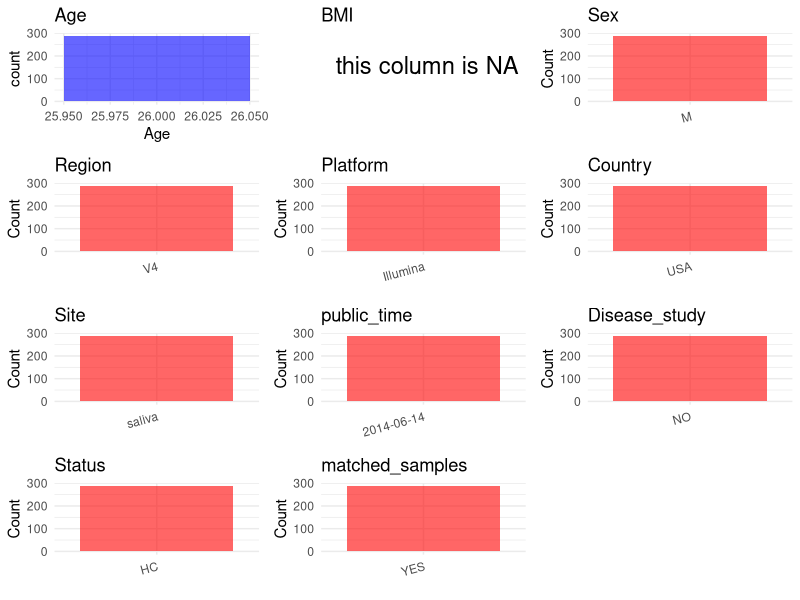

Reproduce this figure in R. (Note: this script raises an error after producing the figure.)
## ---- chunk 1
# Load necessary libraries
library(dplyr)
library(ggplot2)
library(cowplot)

# Set working directory (update this path to your local directory)
setwd("D:/oral_project/PRJEB6518")

# Read the initial metadata files
initial_meta<-read.csv("SraRunTable.csv",header = T)

# Combine the two metadata files
#meta <- rbind(initial_meta, initial_meta1)

#Remove entries non-oral samples
#initial_meta <- subset(initial_meta,isolate %in% c("saliva","tongue coat"))
initial_meta <- initial_meta[initial_meta$Organism != "human gut metagenome", ]
# Check the number of samples containing "HT" in Sample.Name (e.g., healthy controls)
#nrow(subset(meta, grepl("HT", Sample.Name)))

# Display the first few rows of the metadata
head(initial_meta)
## ---- chunk 2
# Create a uniform metadata dataframe
metadata <- data.frame(
  BioProject = initial_meta$BioProject,
  Run = initial_meta$Run,
  sample_name = initial_meta$host_subject_id,
  Age = initial_meta$AGE,
  BMI = NA,
  Sex=initial_meta$sex,
  Region = initial_meta$target_subfragment..exp.,
  Platform = initial_meta$platform..exp.,
  Country = initial_meta$geo_loc_name_country,
  Site = "saliva",
  public_time = "2014-06-14",
  PCR_primers = initial_meta$pcr_primers..exp.,
  stringsAsFactors = FALSE
)
## ---- chunk 3
metadata <- metadata %>%
  mutate(Sex = recode(Sex, "48" = "F", "47" = "M"))
## ---- chunk 4
# Add information obtained from the publication
metadata$title <- "Host lifestyle affects human microbiota on daily timescales"
metadata$Disease_study <- "NO"
# Assign disease status based on sample_name patterns
metadata$Status <- "HC"

#extract subject id by remove prefix of sample_name
metadata$sample_name <- gsub("Saliva", "", metadata$sample_name)

# Check initial data distribution
cat("Initial sample distribution:\n")
table(metadata$sample_name)
table(metadata$Site)

# Calculate sampling frequency per subject
sample_counts <- table(metadata$sample_name)
cat("\nNumber of samples per subject:\n")
print(sample_counts)

# Create matched_samples column
metadata$matched_samples <- ifelse(metadata$sample_name %in% names(sample_counts[sample_counts >= 2]), "YES", "NO")

cat("\nMatched samples distribution:\n")
table(metadata$matched_samples)

# Identify samples for removal: single samples excluding saliva and tongue coat
single_samples <- names(sample_counts[sample_counts == 1])
samples_to_remove <- metadata$sample_name %in% single_samples & 
                     !(metadata$Site %in% c("saliva", "tongue coat"))

cat("\nNumber of samples to be removed:", sum(samples_to_remove), "\n")

# Remove identified samples
metadata_clean <- metadata[!samples_to_remove, ]

cat("\nFinal sample distribution after cleaning:\n")
table(metadata_clean$sample_name)
table(metadata_clean$Site)
table(metadata_clean$matched_samples)

# Use cleaned dataset for subsequent analysis
metadata <- metadata_clean
## ---- chunk 5
# Check the number of unique runs and sample names
print(paste("Number of unique runs:", length(unique(metadata$Run))))
print(paste("Number of unique sample names:", length(unique(metadata$sample_name))))
## ---- chunk 6
# Select columns for visualization
plot_data <- metadata %>%
  select(-BioProject, -Run, -sample_name, -title)

# Function to create simple plots for each column
create_simple_plots <- function(data) {
  plots <- list()
  
  for (col in colnames(data)) {
    # Check if the column is all NA
    if (all(is.na(data[[col]]))) {
      # Create an empty plot with text indicating all NA
      p <- ggplot() +
        annotate("text", x = 0.5, y = 0.5, label = "this column is NA", size = 6) +
        labs(title = col) +
        theme_void()
    } else if (is.numeric(data[[col]])) {
      # Numeric variable: histogram
      p <- ggplot(data, aes(x = .data[[col]])) +
        geom_histogram(fill = "blue", alpha = 0.6, bins = 20, na.rm = TRUE) +
        labs(title = col) +
        theme_minimal()
    } else {
      # Categorical variable: bar plot (remove NA values)
      count_data <- as.data.frame(table(data[[col]], useNA = "ifany"))
      p <- ggplot(count_data, aes(x = reorder(Var1, -Freq), y = Freq)) +
        geom_col(fill = "red", alpha = 0.6) +
        labs(title = col, x = NULL, y = "Count") +
        theme_minimal() +
        theme(axis.text.x = element_text(angle = 15, hjust = 1))
    }
    plots[[col]] <- p
  }
  
  return(plots)
}

# Generate and arrange plots
plots <- create_simple_plots(plot_data)
p<-plot_grid(plots$Age, 
          plots$BMI, 
          plots$Sex, 
          plots$Region, 
          plots$Platform, 
          plots$Country, 
          plots$Site,
          plots$public_time, 
          plots$Disease_study,
          plots$Status,
          plots$matched_samples,# add 
          ncol = 3, align = "hv", axis = "lb")
ggsave("Metadata_Summary.png", plot = p, width = 8, height = 6, dpi = 150)
## ---- chunk 7
knitr::include_graphics("Metadata_Summary.png")
## ---- chunk 8
# Reorder columns to match the desired format
metadata <- metadata[, c(
  "BioProject", "Run", "sample_name", "Age", "BMI", "Sex", 
  "Region", "Platform", "Country", "Site", "public_time", 
  "PCR_primers", "title", "Disease_study", "Status","matched_samples"
)]

# Export the uniform metadata to a CSV file
write.csv(metadata, file = "metadata.csv", quote = FALSE)
head(metadata)
